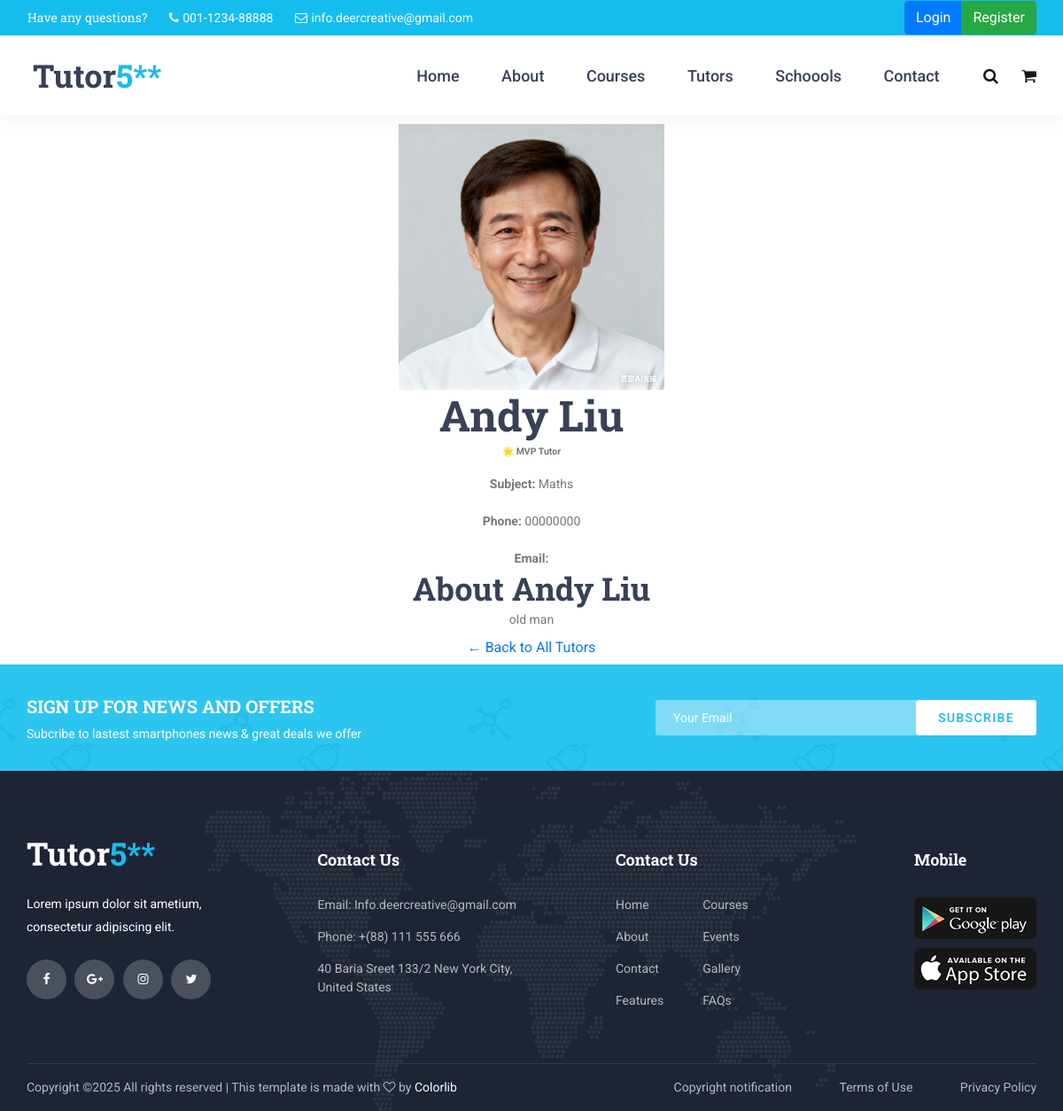
Page /tutors/1/ on the committed database.
### tutors/models.py (models this page shows, shortened)
class Tutor(models.Model):
    name = models.CharField(max_length=200)
    photo = models.ImageField(upload_to='photos/%Y/%m/%d/')
    description = models.TextField(blank=True)
    phone = models.CharField(max_length=20, default='00000000')
    email = models.EmailField(max_length=50, unique=False, blank=True)
    is_mvp = models.BooleanField(default=True)
    hire_date = models.DateTimeField(auto_now_add=True)
    course_subject = models.CharField(blank=False, default=None)

### tutors/views.py (the view)
# urls.py: path('<int:tutor_id>/', views.tutor, name='tutor'),
def tutor(request, tutor_id):
    tutor = Tutor.objects.get(id=tutor_id)
    return render(request, 'tutors/tutor.html', {'tutor': tutor})

### templates/tutors/tutor.html (shortened to what this page needs)
{% extends 'base.html' %}
{% block content %}
<body>
<div class="container" style="padding-top:140px;">
  <div class="container text-center">
    <div class="tutor-profile">
      <img src="{{ tutor.photo.url }}" alt="{{ tutor.name }}" class="tutor-photo-large" style="width: 300px; height: 300px;">
      <h1>{{ tutor.name }}</h1>
      {% if tutor.is_mvp %}
        <p class="badge">🌟 MVP Tutor</p>
      {% endif %}
      <p><strong>Subject:</strong> {{ tutor.course_subject }}</p>
      <p><strong>Phone:</strong> {{ tutor.phone }}</p>
      <p><strong>Email:</strong> <a href="mailto:{{ tutor.email }}">{{ tutor.email }}</a></p>
      <div class="description">
        <h2>About {{ tutor.name }}</h2>
        <p>{{ tutor.description }}</p>
      </div>
      <a href="{% url 'tutors:tutors' %}" class="btn">← Back to All Tutors</a>
    </div>
  </div>
</div>
</body>
{% endblock content %}

### static/styles/main_styles.css (style rules this page uses)
* { margin: 0; padding: 0; -webkit-font-smoothing: antialiased; -webkit-text-shadow: rgba(0,0,0,.01) 0 0 1px; text-shadow: rgba(0,0,0,.01) 0 0 1px; }
body { font-family: 'Roboto', sans-serif; font-size: 14px; font-weight: 400; background: #FFFFFF; color: #a5a5a5; }
div { display: block; position: relative; -webkit-box-sizing: border-box; -moz-box-sizing: border-box; box-sizing: border-box; }
p { font-family: 'Roboto', sans-serif; font-size: 14px; line-height: 1.85; font-weight: 400; color: #76777a; -webkit-font-smoothing: antialiased; -webkit-text-shadow: rgba(0,0,0,.01) 0 0 1px; text-shadow: rgba(0,0,0,.01) 0 0 1px; }
p:last-of-type { margin-bottom: 0; }
a, a:hover, a:visited, a:active, a:link { text-decoration: none; -webkit-font-smoothing: antialiased; -webkit-text-shadow: rgba(0,0,0,.01) 0 0 1px; text-shadow: rgba(0,0,0,.01) 0 0 1px; }
h1 { font-size: 48px; }
h2 { font-size: 36px; }
h1, h2, h3, h4, h5, h6 { font-family: 'Roboto Slab', serif; font-weight: 700; -webkit-font-smoothing: antialiased; -webkit-text-shadow: rgba(0,0,0,.01) 0 0 1px; text-shadow: rgba(0,0,0,.01) 0 0 1px; color: #384158; margin-bottom: 0; }

### rows in the picture
Tutor: photo (picture), name "Andy Liu", course_subject "Maths", phone "00000000", description "old man"
